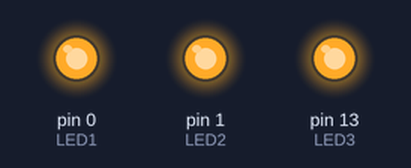
The sketch below on a simulated Arduino Uno, built with avr-gcc and run on an emulated ATmega328P. Parts: output pins drawn as LEDs (lit = HIGH).

Above: at 0.1 s.
Timing chart, 0 to 1.6 s (numbered marks = the images above):
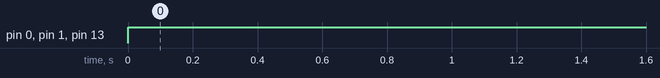

The sketch:

activity_1.ino
```cpp
int LED1 = 0, LED2 = 1, LED3 = 13;

void setup( ) {

pinMode(LED1,OUTPUT);

pinMode(LED2,OUTPUT);

pinMode(LED3,OUTPUT);
}

void loop ( ) {

    digitalWrite(LED1,HIGH);

    digitalWrite(LED2,HIGH);

    digitalWrite(LED3,HIGH);
}
```

Measured:
- by itself, pin 0 (LED1), pin 1 (LED2), pin 13 (LED3): LOW → HIGH at 0.00 s
